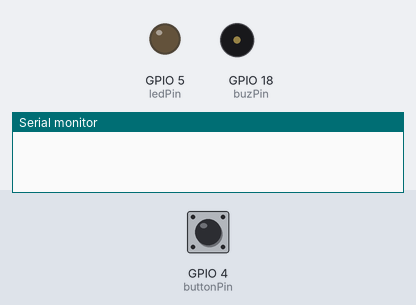
The sketch below on a simulated ESP32. On the bench: output pins drawn as LEDs (lit = HIGH), buzzer (waves = sounding, pin HIGH), the last lines printed to the serial monitor. Inputs (shaded band) come from the test bench; at power-on: GPIO 4 (buttonPin) LOW.

Above: at 1.2 s.
1.3 s: GPIO 4 (buttonPin) pulled HIGH for 0.15 s
At 2.2 s:
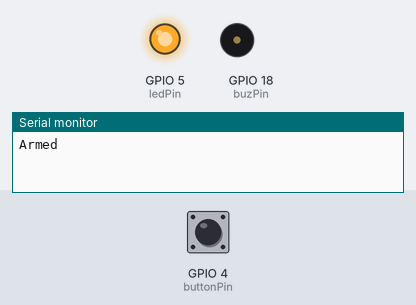
2.9 s: GPIO 4 (buttonPin) pulled HIGH for 1 s
At 3.4 s:
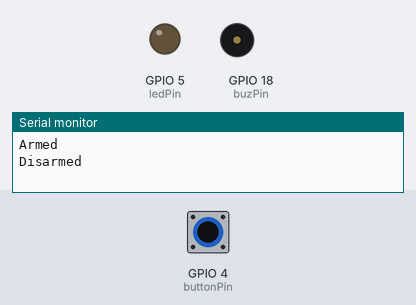
5.4 s: GPIO 4 (buttonPin) pulled HIGH for 3.2 s
At 6.5 s:
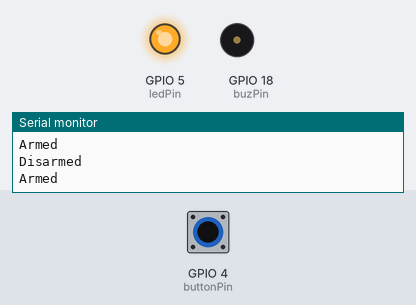
Timing chart, 0 to 8.4 s (numbered marks = the images above; inputs shaded):
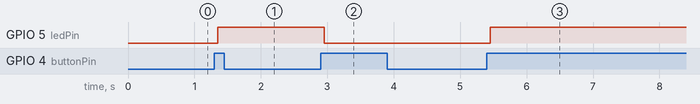

The sketch:

15-pir-alarm-button.ino
```cpp
// PIR alarm with an arm/disarm button, built as a state machine
// DISARMED: nothing happens. ARMED: waiting for motion. ALARM: buzzer beeps until the button is pressed.

// set pin numbers
const int pirPin = 33;     // the number of the PIR OUT pin
const int buzPin = 18;     // the number of the active buzzer pin
const int ledPin = 5;      // the number of the LED pin (on while armed or in alarm)
const int buttonPin = 4;   // the number of the button pin (external 10k pull-down, pressed = HIGH)

// the three states of the alarm
enum State { DISARMED, ARMED, ALARM };
State state = DISARMED;

// the PIR needs time to settle after power-up, so it is ignored at first
const unsigned long warmUpTime = 30000;

// time to leave the room after arming (the PIR keeps its output HIGH for a few seconds after motion)
const unsigned long armDelay = 5000;

// how long the buzzer is on and off, in milliseconds
const unsigned long onTime = 200;   // beep
const unsigned long offTime = 800;  // silence

// the button state from the previous loop pass
int lastButtonState = LOW;

// remembers whether the buzzer is currently on
bool buzzerOn = false;

// the time (in ms) when the alarm was armed
unsigned long armedSince = 0;

// the time (in ms) when the buzzer state was last changed
unsigned long lastChange = 0;

void setup() {
  Serial.begin(115200);

  pinMode(pirPin, INPUT);
  pinMode(buttonPin, INPUT);
  pinMode(buzPin, OUTPUT);
  pinMode(ledPin, OUTPUT);
}

void loop() {
  // 1. BUTTON: a new press arms the alarm, or disarms it (also stops a running alarm)
  int buttonState = digitalRead(buttonPin);

  if (buttonState == HIGH && lastButtonState == LOW) {
    if (state == DISARMED) {
      state = ARMED;
      armedSince = millis();
      Serial.println("Armed");
    } else {
      state = DISARMED;
      Serial.println("Disarmed");
    }
    // wait for the button contacts to stop bouncing (debounce)
    delay(50);
  }

  // remember the current button state for the next pass
  lastButtonState = buttonState;

  // 2. PIR: only checked while armed, after the warm-up and after the exit delay
  if (state == ARMED) {
    bool pirReady = (millis() >= warmUpTime) && (millis() - armedSince >= armDelay);

    if (pirReady && digitalRead(pirPin) == HIGH) {
      state = ALARM;
      // pretend the silence has already lasted long enough, so the first beep starts right away
      lastChange = millis() - offTime;
      Serial.println("ALARM!");
    }
  }

  // 3. OUTPUTS: what the LED and the buzzer do in each state
  switch (state) {
    case DISARMED:
      digitalWrite(ledPin, LOW);
      digitalWrite(buzPin, LOW);
      buzzerOn = false;
      break;

    case ARMED:
      digitalWrite(ledPin, HIGH);
      digitalWrite(buzPin, LOW);
      buzzerOn = false;
      break;

    case ALARM: {
      digitalWrite(ledPin, HIGH);

      // how long the current buzzer state has lasted
      unsigned long elapsed = millis() - lastChange;

      if (buzzerOn && elapsed >= onTime) {
        digitalWrite(buzPin, LOW);
        buzzerOn = false;
        lastChange = millis();
      } else if (!buzzerOn && elapsed >= offTime) {
        digitalWrite(buzPin, HIGH);
        buzzerOn = true;
        lastChange = millis();
      }
      break;
    }
  }
}
```

Measured:
- after the input at 1.3 s, GPIO 5 (ledPin): LOW → HIGH after 0.05 s
- after the input at 2.9 s, GPIO 5 (ledPin): HIGH → LOW after 0.05 s
- after the input at 5.4 s, GPIO 5 (ledPin): LOW → HIGH after 0.05 s
